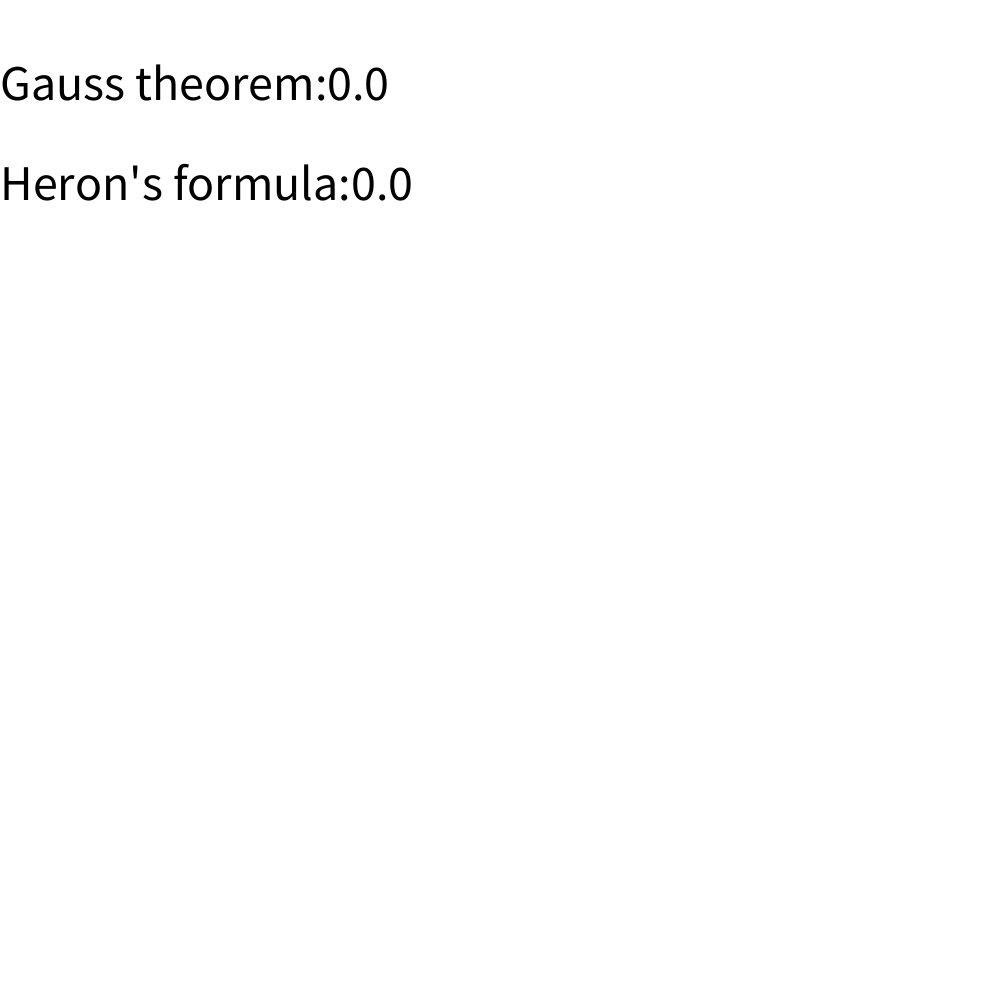
Frame 1 (no input)
Frame 60 (the mouse pressed at the canvas centre just before this capture): identical to frame 1, image omitted
Frame 120 (the mouse held since frame 60 and released just before this capture): identical to frame 1, image omitted

The Processing sketch that drew this single still picture (run headless with seeded random() and noise(); from frame 60 on, the mouse is pressed at the canvas centre):

// Processing sketch: Area_with_GaussTheorem
// ── Area_with_GaussTheorem.pde
ArrayList<PVector> ps = new ArrayList<PVector>();
boolean debug = true;

void setup(){
  //fullScreen();
  size(1000, 1000);
  strokeJoin(ROUND);
}

void draw(){
  background(255);
  strokeWeight(20);
  noFill();
  beginShape();//show polygon
  for(PVector p : ps){
    vertex(p.x, p.y);
  }
  endShape(CLOSE);
  float sumS1 = 0;//Calculate area with Gauss theorem A=(x, 0)
  for(int i = 0; i < ps.size(); i++){
    PVector pa = ps.get(i);
    PVector pb = ps.get((i+1)%ps.size());
    float l = PVector.dist(pa, pb);
    PVector mid = PVector.add(pa, pb).div(2);
    PVector normal = PVector.sub(pb, pa).rotate(HALF_PI).normalize();
    sumS1 += mid.x*normal.x*l;
  }
  float sumS2 = 0;
  if(ps.size() >= 3){//Calculate area with Heron's formula
    PVector p1 = ps.get(0);//Usage are limited, but sector division for simplicity
    for(int i = 1; i < ps.size()-1; i++){
      PVector p2 = ps.get(i);
      PVector p3 = ps.get(i+1);
      float a = PVector.dist(p1, p2);
      float b = PVector.dist(p2, p3);
      float c = PVector.dist(p3, p1);
      float s = (a + b + c) / 2;
      sumS2 += sqrt(s*(s-a)*(s-b)*(s-c));
      if(debug){
        strokeWeight(1);
        triangle(p1.x, p1.y, p2.x, p2.y, p3.x, p3.y);
      }
    }
  }
  fill(0);
  textSize(50);
  text("Gauss theorem:"+sumS1, 0, 100);
  if(debug) text("Heron's formula:"+sumS2, 0, 200);
}

void mousePressed(){
  ps.add(new PVector(mouseX, mouseY));
}

void keyPressed(){
  if(key == 'r'){
    ps = new ArrayList<PVector>();
  }
  if(key == 'd'){
    debug = !debug;
  }
}
